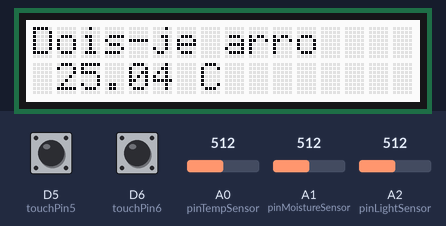
Bench run of a sketch on a simulated Arduino Zero (SAMD21). Parts: 16×2 character LCD. Inputs (shaded band) come from the test bench; at power-on: D5 (touchPin5) LOW, A2 (pinLightSensor) = 512, A1 (pinMoistureSensor) = 512, A0 (pinTempSensor) = 512, D6 (touchPin6) LOW.

Above: at 1.2 s.
1.3 s: D5 (touchPin5) pulled HIGH for 1 s
At 2.1 s:
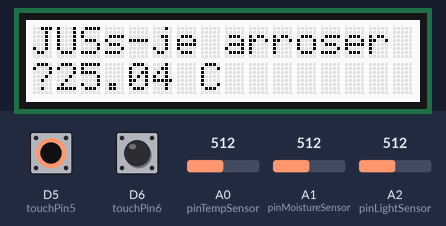
2.9 s: A2 (pinLightSensor) set to 22
5.1 s: A1 (pinMoistureSensor) set to 716
At 6.6 s:
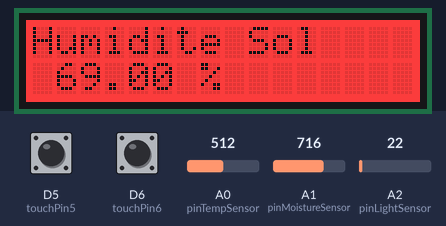
8.1 s: A2 (pinLightSensor) set to 0
11.1 s: A0 (pinTempSensor) set to 716
At 13.5 s:
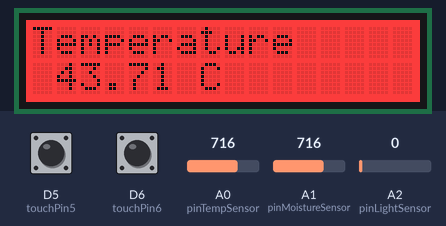
14.1 s: A0 (pinTempSensor) set to 900
At 18.0 s:
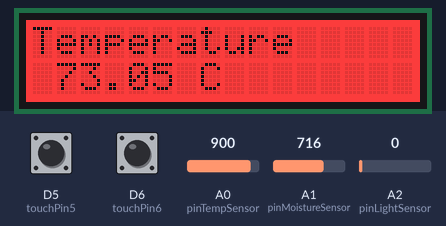
Timing chart, 0 to 19.5 s (numbered marks = the images above; inputs shaded):
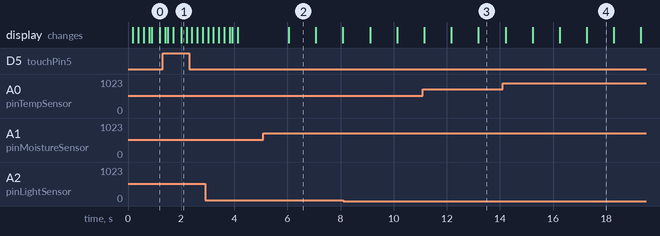

The sketch:

arduino-code.ino
```cpp
#include <math.h>

const int pinTempSensor = A0;     // Temperature Sensor connect to A0
const int pinMoistureSensor = A1; // Moisture Sensor connect to A1
const int pinLightSensor = A2;    // Light Sensor connect to A2

#if defined(ARDUINO_ARCH_AVR)
#define debug  Serial
#elif defined(ARDUINO_ARCH_SAMD) ||  defined(ARDUINO_ARCH_SAM)
#define debug  SerialUSB
#else
#define debug  Serial
#endif

// LCD Screen setup
#include <Wire.h>
#include "rgb_lcd.h"
rgb_lcd lcd;


// Alert system
int alerts[4] = {0, 0, 0, 0};
int alertsIndex = 0;
/*0 -> temperature
  1 -> soil moisture
  2 -> light
  3 -> light resistance */
float MIN_TEMPERATURE = 18;
float MAX_TEMPERATURE = 24;
float MIN_SOIL_MOISTURE = 0;
float MAX_SOIL_MOISTURE = 50;
float MIN_LIGHT = 500;
float MAX_LIGHT = 1000;
float MIN_LIGHT_RESISTANCE = 2;
float MAX_LIGHT_RESISTANCE = 90;

// Buttons
const int touchPin6=6;
const int touchPin5=5;

// Questions
int questionsIndex = 0;
int nbQuestions = 3;
const char* questions[3][2] = {
  {"Dois-je arroser ?", "1"},
  {"Dois-je eclairer ?", "2"},
  {"Suis-je innovant ?", "-1"}
};
char* goodAnswer = "JUSTE ! Bravo :)                ";
char* badAnswer  = "FAUX ! Dommage  :(              ";
int enableQuestion = 1;

void setup()
{
  Serial.begin(9600);
  lcd.begin(16, 2);
  pinMode(touchPin6, INPUT);
  pinMode(touchPin5, INPUT);
}

// Return the temperature, in celsius.
float getTemperature()
{
  int B = 4275;
  int R0 = 100000;
  int a = analogRead(pinTempSensor);
  float R = 1023.0/a-1.0;
  R = R0*R;
  return 1.0/(log(R/R0)/B+1/298.15)-273.15; // convert to temperature via datasheet
}

// Return soil moisture in percentage.
float getSoilMoisture()
{
  // < 300 --> DRY
  // < 600 --> MOIST
  // > 600 --> WET
  float sensorValue = analogRead(pinMoistureSensor);
  return map(sensorValue, 0, 1023, 0, 100);
}

// Return light value.
float getLight()
{
  return analogRead(pinLightSensor);
  // return map(sensorValue, 0, 1023, 0, 1000);
}

// Return light resistance.
float getLightResistance()
{
  float light = getLight();
  return (float)(1023 - light) * 10 / light;
}


// Diplay an alert on LCD screen.
void displayAlert(char* title, float value, char* unit, char color)
{
  int colorR = 0;
  int colorG = 0;
  int colorB = 0;
  switch (color) {
    case 'R':
      colorR = 255;
      break;
    case 'G':
      colorG = 255;
      break;
    case 'B':
      colorB = 255;
      break;
  }
  lcd.clear();
  lcd.setRGB(colorR, colorG, colorB);
  lcd.print(title);
  lcd.setCursor(1, 1);
  if (value != -1) {
    lcd.print(value);
    lcd.print(unit);
  }
}

//
void handleAlerts(float temperature, float soilMoisture, float light, float lightResistance)
{
  /*
  0 -> temperature
  1 -> soil moisture
  2 -> luminosity
  3 -> light resistance
  */

  int thereIsAnAlert = 0;

  if (temperature < MIN_TEMPERATURE || temperature > MAX_TEMPERATURE) {
    alerts[0] = 1;
    thereIsAnAlert = 1;
  } else {
    alerts[0] = 0;
  }


  if (soilMoisture < MIN_SOIL_MOISTURE || soilMoisture > MAX_SOIL_MOISTURE) {
    alerts[1] = 1;
    thereIsAnAlert = 1;
  } else {
    alerts[1] = 0;
  }


  if (light < MIN_LIGHT || light > MAX_LIGHT) {
    alerts[2] = 1;
    thereIsAnAlert = 1;
  } else {
    alerts[2] = 0;
  }


  if (lightResistance < MIN_LIGHT_RESISTANCE || lightResistance > MAX_LIGHT_RESISTANCE) {
    alerts[3] = 1;
    thereIsAnAlert = 1;
  } else {
    alerts[3] = 0;
  }

  if (alerts[alertsIndex]) {
    switch (alertsIndex) {
      case 0:
        displayAlert("Temperature", temperature, " C", 'R');
        break;
      case 1:
        displayAlert("Humidite Sol", soilMoisture, " %", 'R');
        break;
      case 2:
        displayAlert("Luminosite", light, "", 'R');
        break;
      case 3:
        displayAlert("Resistance Lum.", lightResistance, "", 'R');
        break;
    }
  }

  alertsIndex = (alertsIndex + 1) % 4;

  if(!thereIsAnAlert) {
    displayAlert("All Good !", -1, "", 'G');
  }

  // Serial.print("\nalert index = ");
  // Serial.print(alertsIndex);
  // Serial.print("\nthere is an alert = ");
  // Serial.print(thereIsAnAlert);
}

void displayLongText(char* text)
{
  lcd.setRGB(255, 255, 255);
  lcd.setCursor(0, 0);

  // print from 0 to 9:
  for (int thisChar = 0; thisChar < 16; thisChar++)
  {
    if (text[thisChar] == '\0') break;
    lcd.print(text[thisChar]);
    delay(100);
  }

  lcd.setCursor(0, 1);

  // print from 0 to 9:
  for (int thisChar = 16; thisChar < 32; thisChar++)
  {
    if (text[thisChar] == '\0') break;
    lcd.print(text[thisChar]);
    delay(100);
  }
}

int requestAnswer(char* question)
{
  int YESanswer = 0;
  int NOanswer = 0;

  displayLongText(question);

  while (YESanswer == 0 && NOanswer == 0) {
    YESanswer = digitalRead(touchPin6);
    NOanswer = digitalRead(touchPin5);
  }

  int response = -1;

  if (YESanswer) {
    response = 1;
  }
  if (NOanswer) {
    response = 0;
  }

  return response;
}


void handleQuestions(int secondsPassed) {
  if (secondsPassed % 30 != 0) return;
  if (!enableQuestion) return;

  char* textQuestion = questions[questionsIndex][0];
  char* answerDomain = questions[questionsIndex][1];

  int answer = requestAnswer(textQuestion);
  int expectedAnswer = 1;

  /* Domain
    0 -> temperature
    1 -> soil moisture
    2 -> luminosity
    3 -> light resistance
  */
  int answerDomainInt = atoi(answerDomain);

  if (answerDomainInt == 0) {
    float temperatureCelsius = getTemperature();
    if (temperatureCelsius < MIN_TEMPERATURE || temperatureCelsius > MAX_TEMPERATURE) {
      expectedAnswer = 1;
    } else {
      expectedAnswer = 0;
    }
  } else if (answerDomainInt == 1) {
    float soilMoisture = getSoilMoisture();
    if (soilMoisture < MIN_SOIL_MOISTURE) {
      expectedAnswer = 1;
    } else {
      expectedAnswer = 0;
    }
  } else if (answerDomainInt == 2) {
    float light = getLight();
    if (light < MIN_LIGHT) {
      expectedAnswer = 1;
    } else {
      expectedAnswer = 0;
    }
  } else if (answerDomainInt == 3) {
    float lightResistance = getLightResistance();
    if (lightResistance < MIN_LIGHT_RESISTANCE || lightResistance > MAX_LIGHT_RESISTANCE) {
      expectedAnswer = 1;
    } else {
      expectedAnswer = 0;
    }
  } else {
    expectedAnswer = 1;
  }

  if (expectedAnswer == answer) {
    displayLongText(goodAnswer);
  } else {
    displayLongText(badAnswer);
  }

  questionsIndex = (questionsIndex + 1) % nbQuestions;
}

// Main loop.
int secondsPassed = 0;
void loop()
{
  float temperatureCelsius = getTemperature();
  float moisturePercentage = getSoilMoisture();
  float light = getLight();
  float lightResistance = getLightResistance();


  handleAlerts(temperatureCelsius, moisturePercentage, light, lightResistance);
  handleQuestions(secondsPassed);

  // Serial.print("\ntemperature (in °C) = ");
  // Serial.println(temperatureCelsius);

  // Serial.print("Moisture (in percentage) = " );
  // Serial.println(moisturePercentage);

  // Serial.print("Light = " );
  // Serial.println(light);

  // Serial.print("Light Resistance = " );
  // Serial.println(lightResistance);

  delay(1000);
  secondsPassed++;
}
```

Measured:
- after the input at 1.3 s, the display: first differs from a run without the input after 0.70 s (image 1)
- after the input at 5.1 s, the display: changes after 0.95 s (image 2)
- what the display in image 2 shows lasts 1.0 s, from 6.1 s to 7.1 s
